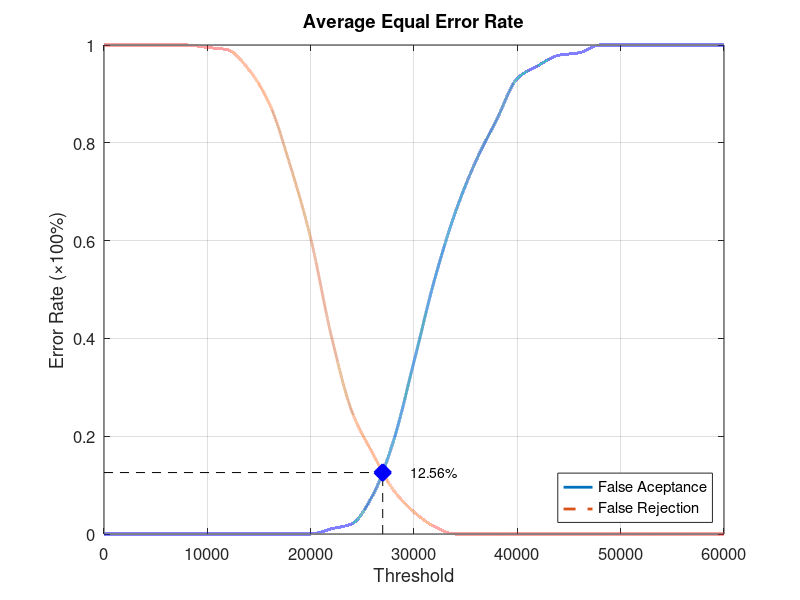
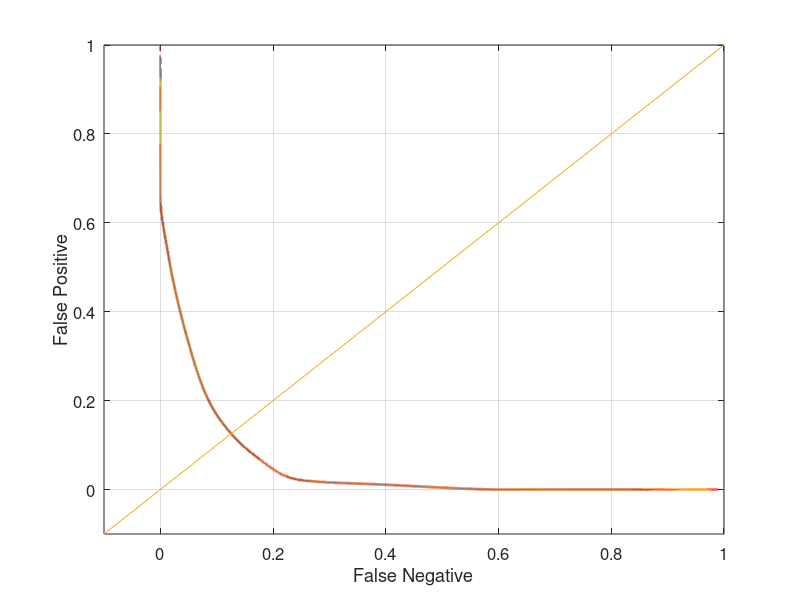

Reproduce these figures in MATLAB, in order.
function yEER = Database4_4
close all;
clear;
clc;
x = 0:2000:60000;
xq = 0:0.5:60000;

y0 = [0 0 0 0 0 0 0 0 0 0 0 0.0105263 0.0210526 0.0789474 0.189474 0.352632 0.521053 0.657895 0.763158 0.847368 0.931579 0.957895 0.978947 0.984211 1 1 1 1 1 1 1];
yy0 = interp1(x, y0, xq, 'pchip');
y1 = [1 1 1 1 1 0.995 0.99 0.95 0.88 0.755 0.605 0.405 0.25 0.165 0.09 0.045 0.015 0 0 0 0 0 0 0 0 0 0 0 0 0 0];
yy1 = interp1(x, y1, xq, 'pchip');

% Calculating EER: 
y2 = abs(y0 - y1);
find(y2 == min(y2))
yy2 = abs(yy0 - yy1);
xEER = find(yy2 == min(yy2));
xEERIndex = xq(xEER) % X-axis EER
yEER = yy0(xEER) % Y-axis EER

main = figure
plot(xq, yy0,'-','LineWidth', 2);	hold on
plot(xq, yy1,'--','LineWidth', 2);	hold on
plot([xEERIndex xEERIndex], [0 yEER], 'k--');	hold on
plot([0 xEERIndex], [yEER yEER], 'k--');	hold on
plot(xEERIndex, yEER, 'bx', 'LineWidth', 10);	hold on
text(xEERIndex + 10 * xEERIndex / 100, yEER, [num2str(round((10000 * yEER)) / 100) '%'])
legend('False Aceptance', 'False Rejection', 'Location', 'SouthEast')
xlabel('Threshold')
ylabel('Error Rate (\times100%)')
title('Average Equal Error Rate')
set(gca, 'FontSize', 12)
axis([0 60000 0 1])
grid on

print(main, 'Database4_4Main', '-dpng');
FNRxFPR = figure('Color', [1 1 1]);
plot(yy1, yy0, '-', yy1, yy0, 'LineWidth', 2);
hold on
y = -0.1:0.1:1
plot(y, y); 
set(gca, 'FontSize', 12)
xlabel('False Negative')
ylabel('False Positive')
axis([-0.1 1 -0.1 1])
set(gca, 'FontSize', 12)
grid on

print(FNRxFPR, 'Database4_4FNRxFPR','-dpng');
end
